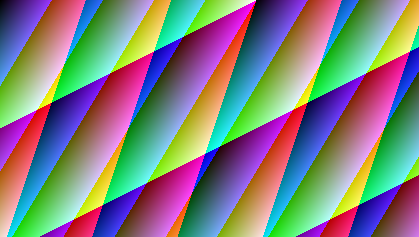
#> input picture echonav-htc/android-project/app/src/androidTest/assets/ml/geometry_rgb_odd.png, 419 x 237 px; its folder holds only this picture in this run
$ python -i image_quality.py   (imports and definitions only)
#> lines starting #> are read from the running program, lines starting #| are printed output that depends on the picture
#> further down, picture is the input picture: PIL image 419x237 RGB; mean R, G, B 127.7, 128.6, 127.4
"""Cheap RGB replay diagnostics; neither an obstacle detector nor a safety verdict.

The thresholds below describe signal structure in an 8-bit luminance thumbnail.
They are provisional engineering heuristics, not calibrated model-confidence or
scene-quality probabilities. A smooth lighting ramp can have large contrast but
little local structure: global contrast is reported, not used as a texture gate.
"""
from copy import deepcopy

import numpy as np
from PIL import Image


CONFIG = {
    'thumbnailWidth': 128,
    'thumbnailHeight': 128,
    'conversion': 'Pillow RGB then L (8-bit luminance), bilinear resize; source orientation unchanged',
    'gradient': '(|L[y,x+1]-L[y,x]| + |L[y+1,x]-L[y,x]|) / 2 on 127x127 interior',
    'lowLightLumaP95Below': 24.0,
    'darkLumaAtMost': 8.0,
    'lowLightDarkFractionAtLeast': .90,
    'edgeGradientAtLeast': 8.0,
    'lowTextureMeanGradientAtMost': 1.5,
    'lowTextureEdgeFractionAtMost': .01,
    'lowLightTakesPrecedence': True,
    'metric': False,
    'calibrated': False,
    'limitations': 'Luminance-only heuristic; usable is not reliable detection, proximity or free passage.',
}


def inspect_image_quality(image):
    """Return fresh numeric diagnostics without inference, I/O or source mutation.

    ``limited`` requests caution interpreting the current image; it does not
    establish the presence, kind or distance of an obstacle. ``usable`` means only
    that these two particular limitations were not found. Geometry and semantic
    predictions must remain separate and keep their original provenance.
    """
    if not isinstance(image, Image.Image) or image.width <= 0 or image.height <= 0:
        raise ValueError('Une image PIL non vide est requise pour le diagnostic RGB.')
    thumbnail = image.convert('RGB').convert('L').resize(
        (CONFIG['thumbnailWidth'], CONFIG['thumbnailHeight']), Image.Resampling.BILINEAR)
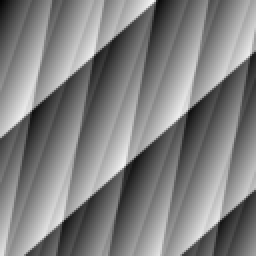
#> thumbnail: PIL image 128x128 L (shown 2 times larger); min 4, max 243, mean 128.2
    luma = np.asarray(thumbnail, dtype=np.float32)
    # Float subtraction is essential: uint8 would wrap negative differences.
    dx = np.abs(luma[:-1, 1:] - luma[:-1, :-1])
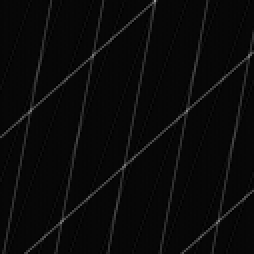
#> dx: shape (127, 127) float32 (shown 2 times larger); min 0, max 159, mean 10
    dy = np.abs(luma[1:, :-1] - luma[:-1, :-1])
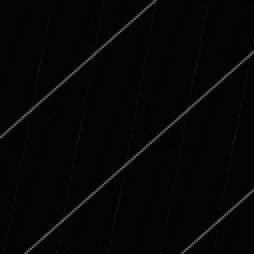
#> dy: shape (127, 127) float32 (shown 2 times larger); min 0, max 110, mean 5.2
    gradient = (dx + dy) * .5
    p05, p50, p95 = (float(value) for value in np.percentile(luma, [5, 50, 95]))
#> p05 = 51; p50 = 128; p95 = 206
    metrics = {
        'lumaP05': p05,
        'lumaP50': p50,
        'lumaP95': p95,
        'lumaSpanP95P05': p95 - p05,
        'meanGradient': float(gradient.mean()),
        'p95Gradient': float(np.percentile(gradient, 95)),
        'edgeFraction': float((gradient >= CONFIG['edgeGradientAtLeast']).mean()),
        'darkFraction': float((luma <= CONFIG['darkLumaAtMost']).mean()),
    }
#> metrics = {'lumaP05': 51, 'lumaP50': 128, 'lumaP95': 206, 'lumaSpanP95P05': 155, 'meanGradient': 7.62, 'p95Gradient': 25, 'edgeFraction': 0.128, 'darkFraction': 0.000183}
    reasons = []
    if (p95 < CONFIG['lowLightLumaP95Below'] or
            metrics['darkFraction'] >= CONFIG['lowLightDarkFractionAtLeast']):
        reasons.append('low_light')
    elif (metrics['meanGradient'] <= CONFIG['lowTextureMeanGradientAtMost'] and
          metrics['edgeFraction'] <= CONFIG['lowTextureEdgeFractionAtMost']):
        reasons.append('low_texture')
    return {'version': 'rgb-quality-v1', 'status': 'limited' if reasons else 'usable',
            'reasons': reasons, 'metrics': metrics, 'config': deepcopy(CONFIG)}

>>> from PIL import Image
>>> picture = Image.open('../../echonav-htc/android-project/app/src/androidTest/assets/ml/geometry_rgb_odd.png')
>>> result = inspect_image_quality(picture)
#> result = 5 items

$ run again, on echonav-htc/android-project/app/src/androidTest/assets/ml/sdk_sample_0.png
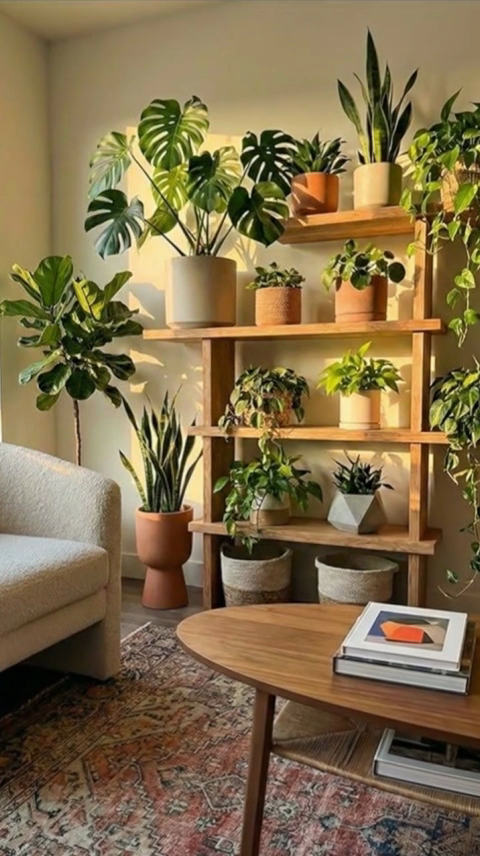
#> input picture echonav-htc/android-project/app/src/androidTest/assets/ml/sdk_sample_0.png, 480 x 856 px
#> picture is the input picture: PIL image 480x856 RGB; mean R, G, B 128.6, 109.4, 74.8
#> in inspect_image_quality, `thumbnail = image.convert('RGB').convert('L').resize( (CONFIG['thumbna..`:
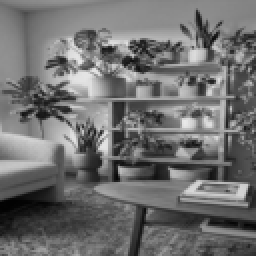
#> thumbnail: PIL image 128x128 L (shown 2 times larger); min 2, max 233, mean 111.2
#> in inspect_image_quality, `gradient = (dx + dy) * .5`:
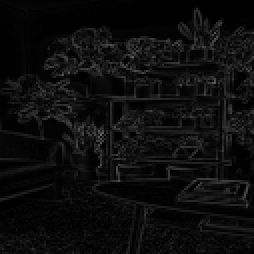
#> gradient: shape (127, 127) float32 (shown 2 times larger); min 0, max 105, mean 13
#> p05 = 37; p50 = 113; p95 = 186
#> metrics = {'lumaP05': 37, 'lumaP50': 113, 'lumaP95': 186, 'lumaSpanP95P05': 149, 'meanGradient': 13.01, 'p95Gradient': 40.5, 'edgeFraction': 0.519, 'darkFraction': 0.00513}
#> result = 5 items

$ run again, on echonav-htc/android-project/app/src/androidTest/assets/ml/sdk_sample_1.png
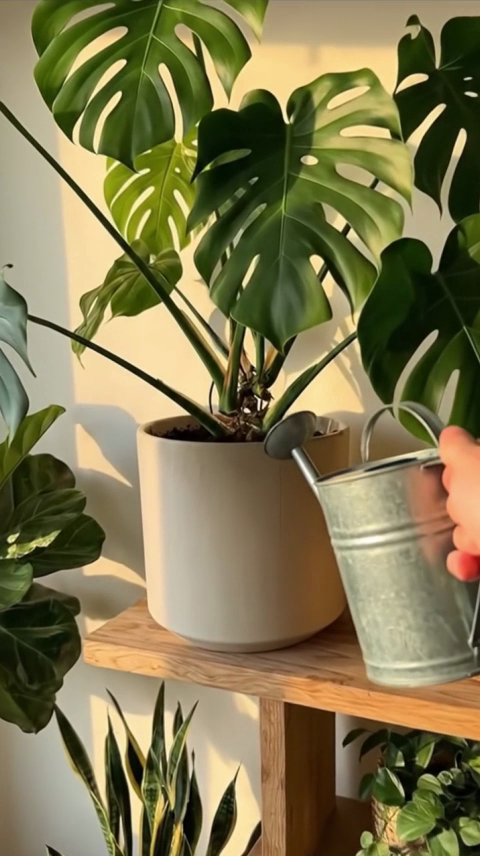
#> input picture echonav-htc/android-project/app/src/androidTest/assets/ml/sdk_sample_1.png, 480 x 856 px
#> picture is the input picture: PIL image 480x856 RGB; mean R, G, B 128.2, 119.7, 79.9
#> in inspect_image_quality, `thumbnail = image.convert('RGB').convert('L').resize( (CONFIG['thumbna..`:
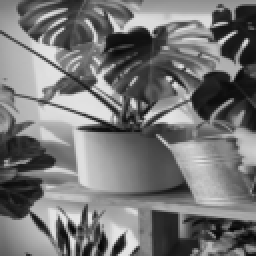
#> thumbnail: PIL image 128x128 L (shown 2 times larger); min 5, max 230, mean 117.7
#> in inspect_image_quality, `gradient = (dx + dy) * .5`:
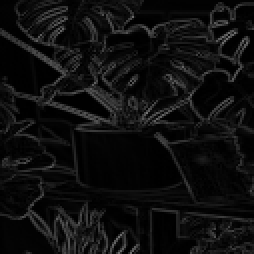
#> gradient: shape (127, 127) float32 (shown 2 times larger); min 0, max 115, mean 14.9
#> p05 = 24; p50 = 119; p95 = 218
#> metrics = {'lumaP05': 24, 'lumaP50': 119, 'lumaP95': 218, 'lumaSpanP95P05': 194, 'meanGradient': 14.94, 'p95Gradient': 56, 'edgeFraction': 0.487, 'darkFraction': 0.000549}
#> result = 5 items
